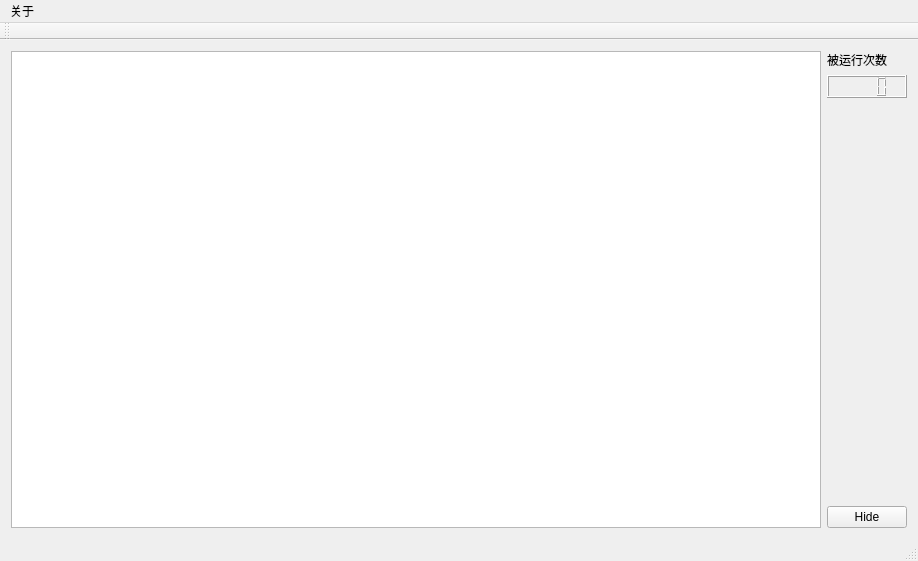
<?xml version="1.0" encoding="UTF-8"?>
<ui version="4.0">
 <class>MainWindow</class>
 <widget class="QMainWindow" name="MainWindow">
  <property name="geometry">
   <rect>
    <x>0</x>
    <y>0</y>
    <width>918</width>
    <height>561</height>
   </rect>
  </property>
  <property name="windowTitle">
   <string>Thunder Hider GUI</string>
  </property>
  <property name="windowIcon">
   <iconset resource="resourcefile.qrc">
    <normaloff>:/detailInfo/title/title.png</normaloff>:/detailInfo/title/title.png</iconset>
  </property>
  <widget class="QWidget" name="centralWidget">
   <layout class="QGridLayout" name="gridLayout">
    <item row="3" column="1">
     <widget class="QPushButton" name="hideButton">
      <property name="text">
       <string>Hide</string>
      </property>
     </widget>
    </item>
    <item row="1" column="1">
     <widget class="QLCDNumber" name="lcdNumber">
      <property name="digitCount">
       <number>4</number>
      </property>
     </widget>
    </item>
    <item row="2" column="1">
     <spacer name="verticalSpacer">
      <property name="orientation">
       <enum>Qt::Vertical</enum>
      </property>
      <property name="sizeHint" stdset="0">
       <size>
        <width>20</width>
        <height>40</height>
       </size>
      </property>
     </spacer>
    </item>
    <item row="0" column="1">
     <widget class="QLabel" name="label">
      <property name="text">
       <string>被运行次数</string>
      </property>
     </widget>
    </item>
    <item row="0" column="0" rowspan="4">
     <widget class="QTableView" name="tableView"/>
    </item>
   </layout>
  </widget>
  <widget class="QMenuBar" name="menuBar">
   <property name="geometry">
    <rect>
     <x>0</x>
     <y>0</y>
     <width>918</width>
     <height>23</height>
    </rect>
   </property>
   <widget class="QMenu" name="menu">
    <property name="title">
     <string>关于</string>
    </property>
    <addaction name="actionAuthor"/>
   </widget>
   <addaction name="menu"/>
  </widget>
  <widget class="QToolBar" name="mainToolBar">
   <attribute name="toolBarArea">
    <enum>TopToolBarArea</enum>
   </attribute>
   <attribute name="toolBarBreak">
    <bool>false</bool>
   </attribute>
  </widget>
  <widget class="QStatusBar" name="statusBar"/>
  <action name="actionAuthor">
   <property name="text">
    <string>Author</string>
   </property>
   <property name="shortcut">
    <string>Ctrl+Shift+A</string>
   </property>
  </action>
 </widget>
 <layoutdefault spacing="6" margin="11"/>
 <resources>
  <include location="resourcefile.qrc"/>
 </resources>
 <connections/>
</ui>
